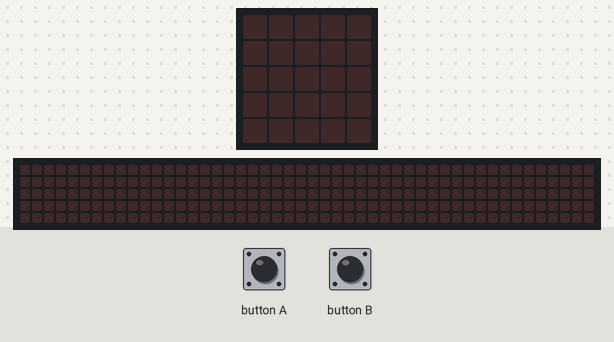
Bench run of a program on a simulated BBC micro:bit running MicroPython. Shown: the board's 5×5 LED display, a strip that is not on the board, showing the scrolling text unrolled. Inputs (shaded band) come from the test bench. The 48×5 strip is a reading aid, not a part: it shows the text the display is scrolling, unrolled, one strip-width of it at a time.

Above: at 1.2 s.
1.3 s: button B pressed for 0.15 s
At 1.31 s:
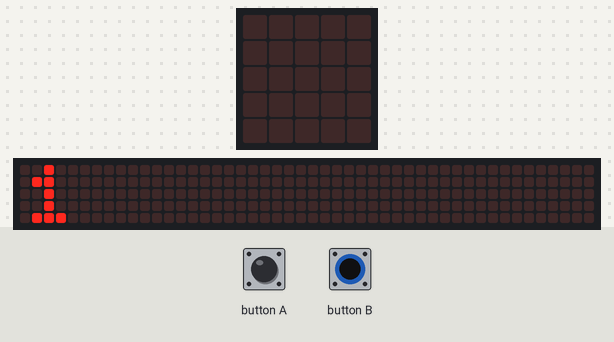
5.9 s: button B pressed for 1 s
At 5.91 s:
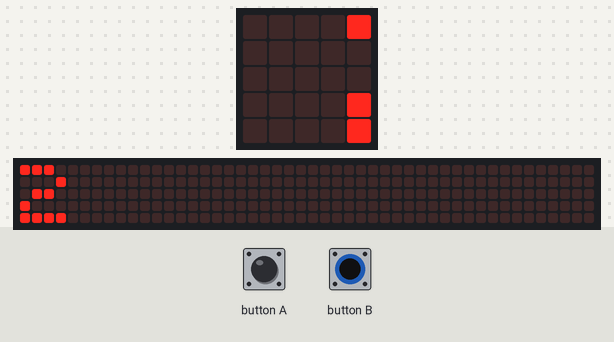
Timing chart, 0 to 8.9 s (numbered marks = the images above; inputs shaded):
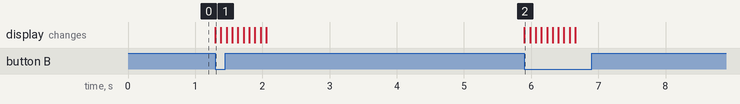

Measured:
- after the input at 1.3 s, the display: changes at once (image 1)
- after the input at 5.9 s, the display: changes at once (image 2)

The program:

task3_sender.py
```python
#COSC473 Introduction to Computer Systems
#Assignment 2
#PART 3 SENDER
#Quoc Tran - s3827826
#----------------------------------------

from microbit import *
import radio
import random

radio.on()

sourceID = "QT"
destinationID = "MC"
header = sourceID + destinationID
start = "S"
finish = "F"

P1 = "1"
P2 = "0"
D1 = "1"
P3 = "0"
D2 = "1"
D3 = "0"
D4 = "1"

i = 0

while True:
    if button_a.was_pressed():
        if i == 0:
            body = D4 + D3 + D2 + P3 + D1 + P2 + P1
        elif i == 1:
            body = "0010101"
        elif i == 2:
            body = "1110101"
        elif i == 3:
            body = "1000101"
        elif i == 4:
            body = "1011101"
        elif i == 5:
            body = "1010001"
        elif i == 6:
            body = "1010111"
        elif i == 7:
            body = "1010100"
        message = header + start + body + finish
        radio.send(message)

    if button_b.was_pressed():
        i += 1
        i %= 8
        display.scroll(i, delay=80)
#----------------------------------------
```
